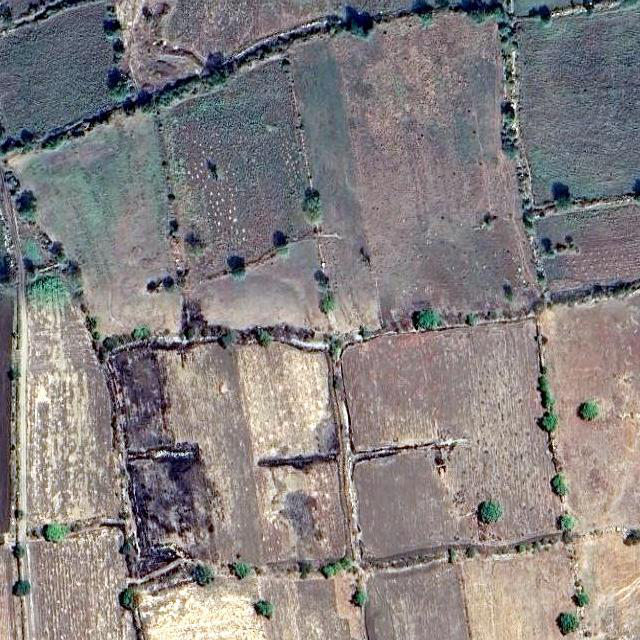
#> input picture Gray Scale/Farmland2.png, 640 x 640 px, found by its file name
$ python 'NDVI Trial.py'
#> lines starting #> are read from the running program, lines starting #| are printed output that depends on the picture
from PIL import Image, ImageFilter
import numpy as np
import matplotlib
import matplotlib.pyplot as plt
from matplotlib.colors import LinearSegmentedColormap
import time
import os

matplotlib.use('Agg')

class PreProcess:

    def __init__(self, sourcePath, imagePath):
        self.imagePath = imagePath
        self.sourcePath = sourcePath

    def resize(self):
        if not os.path.exists(self.imagePath):
            raise FileNotFoundError(f"No such file or directory: '{self.imagePath}'")

        img = Image.open(self.imagePath)
        imgResize = img.resize((800, 600), Image.LANCZOS)
        self.timestamp = "{}-{}-{}-{}-{}-{}".format(time.gmtime().tm_year, time.gmtime().tm_mon, time.gmtime().tm_mday, time.gmtime().tm_hour, time.gmtime().tm_min, time.gmtime().tm_sec)
        output_dir = os.path.join(self.sourcePath, "output")
        os.makedirs(output_dir, exist_ok=True)
        imgResizePath = "{}/resized{}.png".format(output_dir, self.timestamp)
        imgResize.save(imgResizePath, "png")
        return imgResizePath

class NDVIProcess:

    def __init__(self):
        self.colors = [(1.0000, 1.0000, 1.0000), (0.9804, 0.9804, 0.9804), (0.9647, 0.9647, 0.9647),
                       (0.9490, 0.9490, 0.9490), (0.9333, 0.9333, 0.9333), (0.9137, 0.9137, 0.9137),
                       (0.8980, 0.8980, 0.8980), (0.8824, 0.8824, 0.8824), (0.8667, 0.8667, 0.8667),
                       (0.8471, 0.8471, 0.8471), (0.8314, 0.8314, 0.8314), (0.8157, 0.8157, 0.8157),
                       (0.8000, 0.8000, 0.8000), (0.7843, 0.7843, 0.7843), (0.7647, 0.7647, 0.7647),
                       (0.7490, 0.7490, 0.7490), (0.7333, 0.7333, 0.7333), (0.7176, 0.7176, 0.7176),
                       (0.6980, 0.6980, 0.6980), (0.6824, 0.6824, 0.6824), (0.6667, 0.6667, 0.6667),
                       (0.6510, 0.6510, 0.6510), (0.6314, 0.6314, 0.6314), (0.6157, 0.6157, 0.6157),
                       (0.6000, 0.6000, 0.6000), (0.5843, 0.5843, 0.5843), (0.5686, 0.5686, 0.5686),
                       (0.5490, 0.5490, 0.5490), (0.5333, 0.5333, 0.5333), (0.5176, 0.5176, 0.5176),
                       (0.5020, 0.5020, 0.5020), (0.4824, 0.4824, 0.4824), (0.4667, 0.4667, 0.4667),
                       (0.4510, 0.4510, 0.4510), (0.4353, 0.4353, 0.4353), (0.4157, 0.4157, 0.4157),
                       (0.4000, 0.4000, 0.4000), (0.3843, 0.3843, 0.3843), (0.3686, 0.3686, 0.3686),
                       (0.3529, 0.3529, 0.3529), (0.3333, 0.3333, 0.3333), (0.3176, 0.3176, 0.3176),
                       (0.3020, 0.3020, 0.3020), (0.2863, 0.2863, 0.2863), (0.2667, 0.2667, 0.2667),
                       (0.2510, 0.2510, 0.2510), (0.2353, 0.2353, 0.2353), (0.2196, 0.2196, 0.2196),
                       (0.2039, 0.2039, 0.2039), (0.2196, 0.2196, 0.2196), (0.2353, 0.2353, 0.2353),
                       (0.2510, 0.2510, 0.2510), (0.2667, 0.2667, 0.2667), (0.2863, 0.2863, 0.2863),
                       (0.3020, 0.3020, 0.3020), (0.3176, 0.3176, 0.3176), (0.3333, 0.3333, 0.3333),
                       (0.3529, 0.3529, 0.3529), (0.3686, 0.3686, 0.3686), (0.3843, 0.3843, 0.3843),
                       (0.4000, 0.4000, 0.4000), (0.4157, 0.4157, 0.4157), (0.4353, 0.4353, 0.4353),
                       (0.4510, 0.4510, 0.4510), (0.4667, 0.4667, 0.4667), (0.4824, 0.4824, 0.4824),
                       (0.5020, 0.5020, 0.5020), (0.5176, 0.5176, 0.5176), (0.5333, 0.5333, 0.5333),
                       (0.5490, 0.5490, 0.5490), (0.5686, 0.5686, 0.5686), (0.5843, 0.5843, 0.5843),
                       (0.6000, 0.6000, 0.6000), (0.6157, 0.6157, 0.6157), (0.6314, 0.6314, 0.6314),
                       (0.6510, 0.6510, 0.6510), (0.6667, 0.6667, 0.6667), (0.6824, 0.6824, 0.6824),
                       (0.6980, 0.6980, 0.6980), (0.7176, 0.7176, 0.7176), (0.7333, 0.7333, 0.7333),
                       (0.7490, 0.7490, 0.7490), (0.7647, 0.7647, 0.7647), (0.7843, 0.7843, 0.7843),
                       (0.8000, 0.8000, 0.8000), (0.8157, 0.8157, 0.8157), (0.8314, 0.8314, 0.8314),
                       (0.8471, 0.8471, 0.8471), (0.8667, 0.8667, 0.8667), (0.8824, 0.8824, 0.8824),
                       (0.8980, 0.8980, 0.8980), (0.9137, 0.9137, 0.9137), (0.9333, 0.9333, 0.9333),
                       (0.9490, 0.9490, 0.9490), (0.9647, 0.9647, 0.9647), (0.9804, 0.9804, 0.9804),
                       (1.0000, 1.0000, 1.0000)]

    def calculate_ndvi(self, imagePath):
            if not os.path.exists(imagePath):
                raise FileNotFoundError(f"No such file or directory: '{imagePath}'")

            img = Image.open(imagePath)
#> img is the input picture: PIL image 640x640 RGB; mean R, G, B 133.7, 128.3, 128.1
            arr = np.array(img)
            band1 = arr[:,:,0].astype(np.float32)
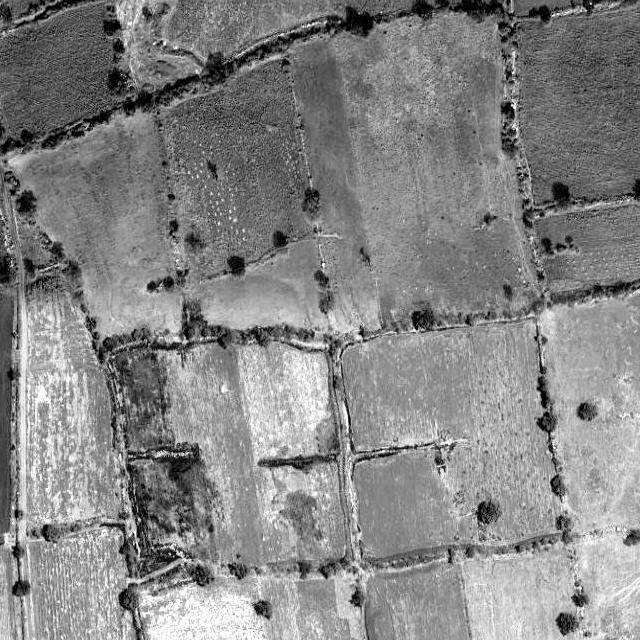
#> band1: shape (640, 640) float32; min 0, max 255, mean 133.7
            band2 = arr[:,:,1].astype(np.float32)
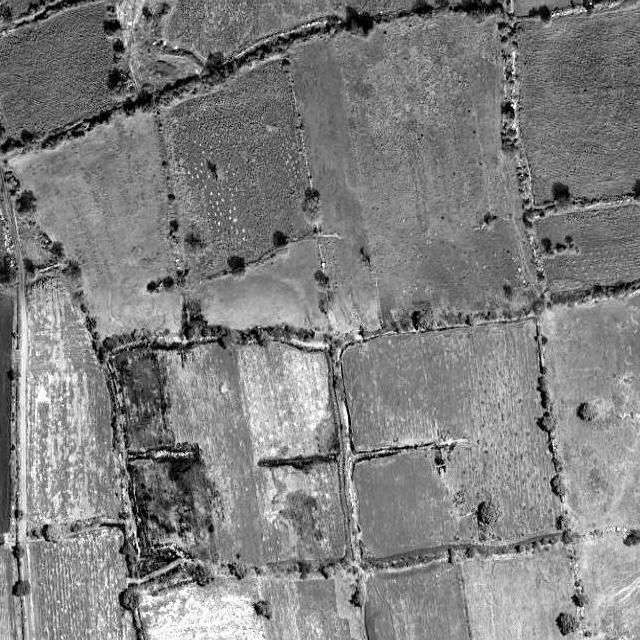
#> band2: shape (640, 640) float32; min 0, max 255, mean 128.3
            ndvi = (band2 - band1) / (band2 + band1 + 1e-5)
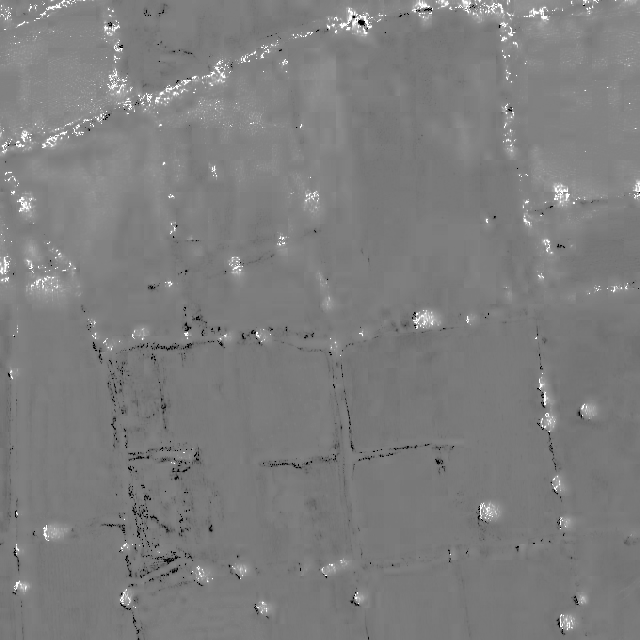
#> ndvi: shape (640, 640) float32; min -1, max 1, mean -0.0104; drawn with min black and max white
            cmap = LinearSegmentedColormap.from_list("NDVI", self.colors)
            ndvi_img = cmap(ndvi)
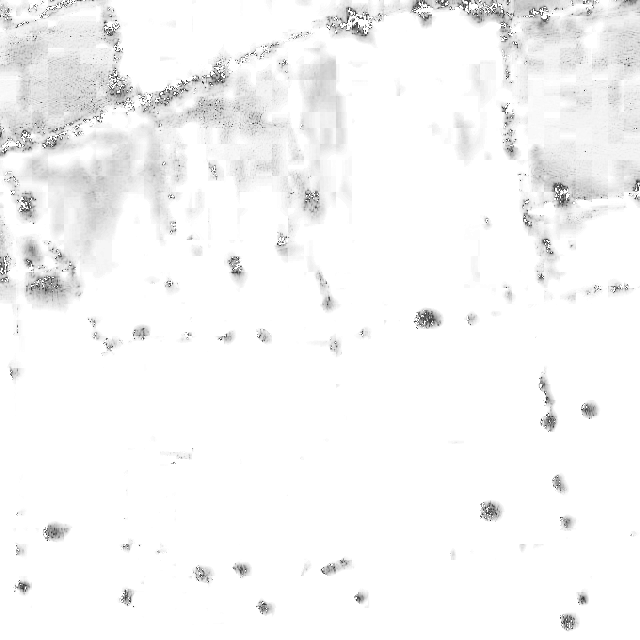
#> ndvi_img: shape (640, 640, 4) float64; mean of channels 0, 1, 2, 3 0.969, 0.969, 0.969, 1; drawn as R, G, B
            ndvi_img = (ndvi_img[:, :, :3] * 255).astype(np.uint8)
#> ndvi_img: shape (640, 640, 3)
            ndvi_image = Image.fromarray(ndvi_img)

            # Get the directory of the input image
            directory = os.path.dirname(imagePath)

            # Generate the output file name based on the input file name
            input_filename = os.path.basename(imagePath)
            output_filename = os.path.splitext(input_filename)[0] + "_ndvi.png"

            # Construct the output file path
            output_path = os.path.join(directory, output_filename)

            ndvi_image.save(output_path)
            return output_path

def main(image_path):
        ndvi_processor = NDVIProcess()
        ndvi_image_path = ndvi_processor.calculate_ndvi(image_path)
        print(f"NDVI image saved at: {ndvi_image_path}")

if __name__ == "__main__":
    image_path = "E:\Sid Folder\Random Python Scripts\Farm Land Detection\Farmland2.png"
    main(image_path)
